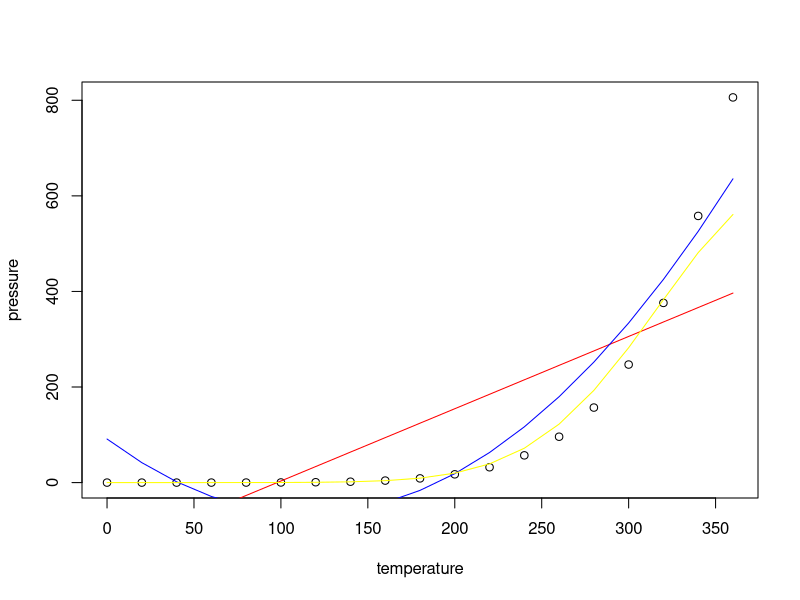

Write R code to recreate this figure.
## ---- chunk 1
m1 = lm(pressure ~ temperature, data = pressure)
m2 = lm(pressure ~ temperature + I(temperature^2), data = pressure)
m3 = lm(log(pressure) ~ temperature + I(temperature^2), data = pressure)
plot(pressure)
lines(pressure$temperature, m1$fitted.values, col = "red")
lines(pressure$temperature, m2$fitted.values, col = "blue")
lines(pressure$temperature, exp(m3$fitted.values), col = "yellow")
